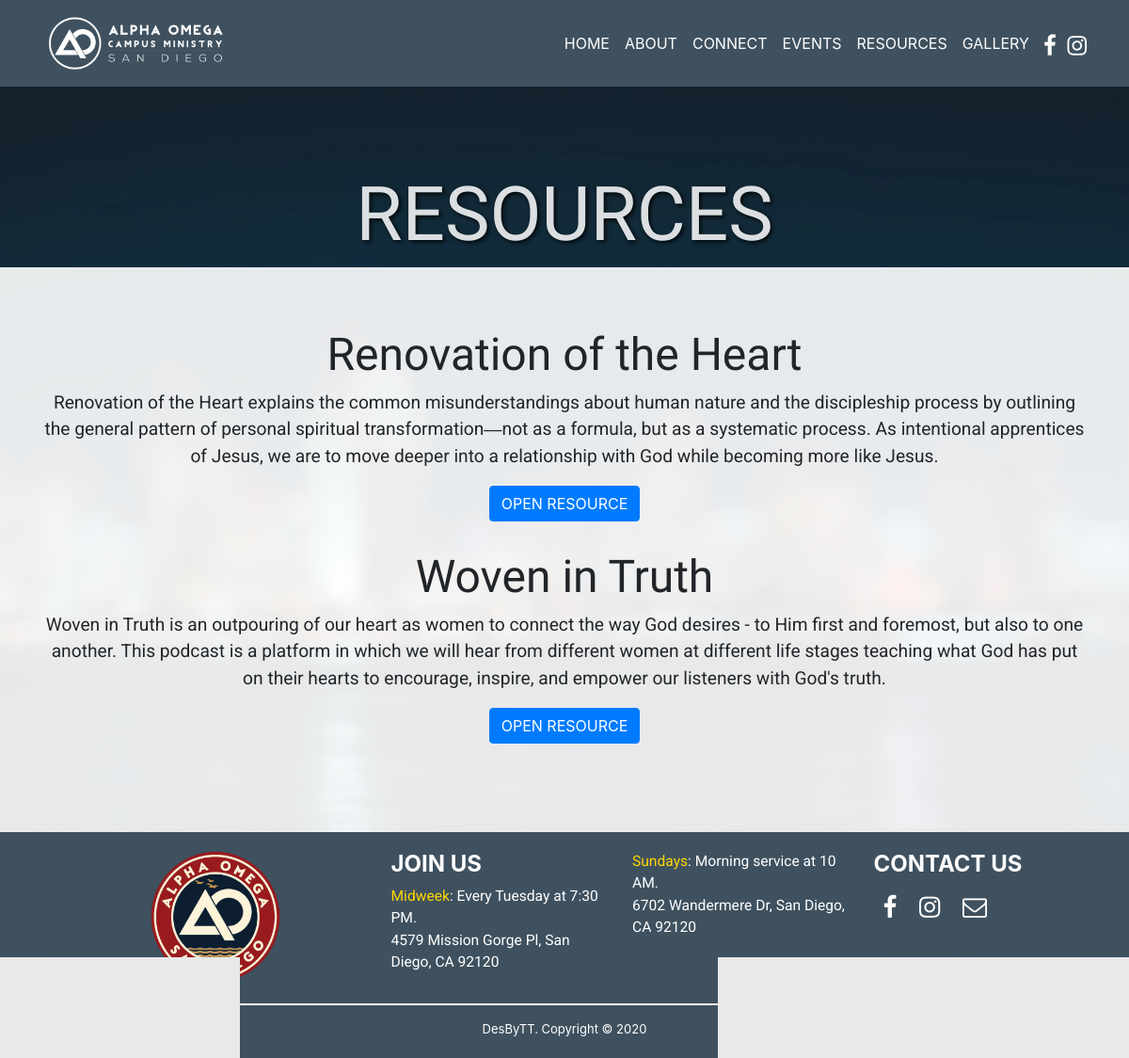
Page /resources/ on the committed database.
### skeleton/models.py (models this page shows, shortened)
class Resource(models.Model):
    title = models.CharField(max_length=200)
    url = models.URLField(max_length=1000)
    description = models.TextField(max_length=1000)

### skeleton/views.py (the view)
# urls.py: path('resources/', views.ResourceView.as_view(), name = 'resources'),
class ResourceView(ListView):
    model = models.Resource
    context_object_name = 'resource_list'
    template_name = 'skeleton/resources.html'

### skeleton/templates/skeleton/resources.html (shortened to what this page needs)
{% extends 'skeleton/base.html' %}
{% load staticfiles %}
{% load user_agents %}
{% block content %}
<h1 class="header-text header-margin text-center">RESOURCES</h1>
<div class="jumbotron page-bg text-center">
  <div class="container">
    {% for resource in resource_list %}
    <h1>{{resource.title}}</h1>
    <p>{{resource.description}}</p>
    <a role="button" class="btn btn-primary" target="_blank" href="{{resource.url}}" style="margin-bottom: 30px">OPEN RESOURCE</a>
    {% endfor %}
  </div>
</div>
{% endblock %}

### static/css/base.css (style rules this page uses)
p { font-family: 'Roboto', sans-serif; font-size: 1.2em; }
html { scroll-behavior: smooth; }
.header-text { font-size: 5em; color: white; opacity: 85%; text-shadow: 2px 2px 4px #000000; }
.page-bg { background: rgba(255, 255, 255, 0.9); margin-bottom: 0px; border-radius: 0; }

### rows in the picture
Resource: title "Renovation of the Heart", description "Renovation of the Heart explains the common misunderstandings about human nature and the discipleship process by outlining the general pattern of personal spiritual transformation―not as a formula, but as a systematic process. As intentional apprentices of Jesus, we are to move deeper into a relationship with God while becoming more like Jesus."
Resource: title "Woven in Truth", description "Woven in Truth is an outpouring of our heart as women to connect the way God desires - to Him first and foremost, but also to one another. This podcast is a platform in which we will hear from different women at different life stages teaching what God has put on their hearts to encourage, inspire, and empower our listeners with God's truth."
